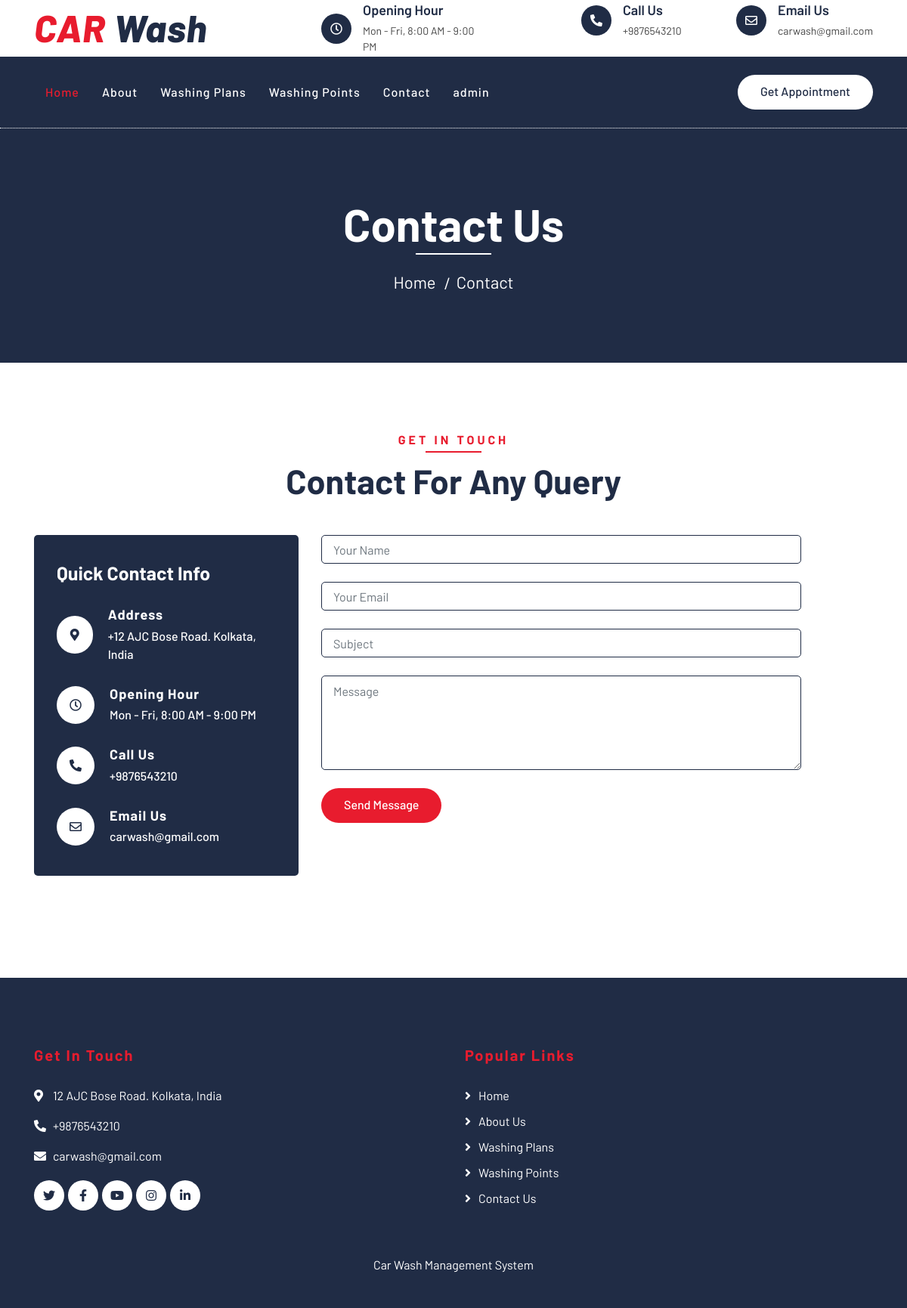
The page /contact.php on the database its author committed.
### tables this page shows
CREATE TABLE `tblpages` (
  `id` int(11) NOT NULL,
  `type` varchar(255) DEFAULT '',
  `detail` longtext DEFAULT NULL,
  `openignHrs` varchar(255) DEFAULT NULL,
  `phoneNumber` bigint(20) DEFAULT NULL,
  `emailId` varchar(120) DEFAULT NULL
);

### contact.php (the view, shortened to what this page needs)
<?php error_reporting(0);
include('includes/config.php');
    ?>
<!DOCTYPE html>
<html lang="en">
    <head>
        <link href="https://stackpath.bootstrapcdn.com/bootstrap/4.4.1/css/bootstrap.min.css" rel="stylesheet">
        <link href="https://cdnjs.cloudflare.com/ajax/libs/font-awesome/5.10.0/css/all.min.css" rel="stylesheet">
        <link href="lib/flaticon/font/flaticon.css" rel="stylesheet">
        <link href="lib/animate/animate.min.css" rel="stylesheet">
        <link href="lib/owlcarousel/assets/owl.carousel.min.css" rel="stylesheet">
        <link href="css/style.css" rel="stylesheet">
    </head>
    <body>
<?php include_once('includes/header.php');?>
        <div class="page-header">
            <div class="container">
                <div class="row">
                    <div class="col-12">
                        <h2>Contact Us</h2>
                    </div>
                    <div class="col-12">
                        <a href="index.php">Home</a>
                        <a href="contact.php">Contact</a>
                    </div>
                </div>
            </div>
        </div>
        <div class="contact">
            <div class="container">
                <div class="section-header text-center">
                    <p>Get In Touch</p>
                    <h2>Contact for any query</h2>
                </div>
                <div class="row">
<?php
$sql = "SELECT * from tblpages where type='contact'";
$query = $dbh -> prepare($sql);
$query->execute();
$results=$query->fetchAll(PDO::FETCH_OBJ);
foreach($results as $result)
{
?>
                    <div class="col-md-4">
                        <div class="contact-info">
                            <h2>Quick Contact Info</h2>
  <div class="contact-info-item">
                                <div class="contact-info-icon">
                                    <i class="fa fa-map-marker-alt"></i>
                                </div>
                                <div class="contact-info-text">
                                    <h3>Address</h3>
                                    <p>+<?php   echo $result->detail; ?></p>
                                </div>
                            </div>
                            <div class="contact-info-item">
                                <div class="contact-info-icon">
                                    <i class="far fa-clock"></i>
                                </div>
                                <div class="contact-info-text">
                                    <h3>Opening Hour</h3>
                                    <p><?php   echo $result->openignHrs; ?></p>
                                </div>
                            </div>
                            <div class="contact-info-item">
                                <div class="contact-info-icon">
                                    <i class="fa fa-phone-alt"></i>
                                </div>
                                <div class="contact-info-text">
                                    <h3>Call Us</h3>
                                    <p>+<?php   echo $result->phoneNumber; ?></p>
                                </div>
                            </div>
                            <div class="contact-info-item">
                                <div class="contact-info-icon">
                                    <i class="far fa-envelope"></i>
                                </div>
                                <div class="contact-info-text">
                                    <h3>Email Us</h3>
                                    <p><?php   echo $result->emailId; ?></p>
                                </div>
                            </div>
                        </div>
                    </div>
                <?php } ?>
                    <div class="col-md-7">
                        <div class="contact-form">
                            <form name="sentMessage" id="contactForm" method="post">
                                <div class="control-group">
                                    <input type="text" class="form-control" id="name" placeholder="Your Name" required="required" name="name" /><br />
                                </div>
                                <div class="control-group">
                                    <input type="email" class="form-control" id="email" placeholder="Your Email" name="email" required="required"  /> <br />
                                </div>
                                <div class="control-group">
                                    <input type="text" class="form-control" id="subject" placeholder="Subject" required="required" name="subject" /> <br />
                                </div>
                                <div class="control-group">
                                    <textarea class="form-control" id="message" placeholder="Message" required="required" name="message" ></textarea><br />
                                </div>
                                <div>
                                    <button class="btn btn-custom" type="submit" id="sendMessageButton" name="submit">Send Message</button>
                                </div>
                            </form>
                        </div>
                    </div>
                </div>
            </div>
        </div>
<?php include_once('includes/footer.php');?>
    </body>
</html>

### includes/header.php (shortened to what this page needs)
        <div class="top-bar">
            <div class="container">
                <div class="row align-items-center">
                    <div class="col-lg-4 col-md-12">
                        <div class="logo">
                            <a href="index.php">
                                <h1>CAR <span>Wash</span></h1>
                            </a>
                        </div>
                    </div>
<?php
$sql = "SELECT * from tblpages where type='contact'";
$query = $dbh -> prepare($sql);
$query->execute();
$results=$query->fetchAll(PDO::FETCH_OBJ);
foreach($results as $result)
{
?>
                    <div class="col-lg-8 col-md-7 d-none d-lg-block">
                        <div class="row">
                            <div class="col-4">
                                <div class="top-bar-item">
                                    <div class="top-bar-icon">
                                        <i class="far fa-clock"></i>
                                    </div>
                                    <div class="top-bar-text">
                                        <h3>Opening Hour</h3>
                                        <p><?php   echo $result->openignHrs; ?></p>
                                    </div>
                                </div>
                            </div>
                            <div class="col-4">
                                <div class="top-bar-item">
                                    <div class="top-bar-icon">
                                        <i class="fa fa-phone-alt"></i>
                                    </div>
                                    <div class="top-bar-text">
                                        <h3>Call Us</h3>
                                        <p>+<?php   echo $result->phoneNumber; ?></p>
                                    </div>
                                </div>
                            </div>
                            <div class="col-4">
                                <div class="top-bar-item">
                                    <div class="top-bar-icon">
                                        <i class="far fa-envelope"></i>
                                    </div>
                                    <div class="top-bar-text">
                                        <h3>Email Us</h3>
                                        <p><?php   echo $result->emailId; ?></p>
                                    </div>
                                </div>
                            </div>
                        </div>
                    </div>
                <?php } ?>
                </div>
            </div>
        </div>
        <div class="nav-bar">
            <div class="container">
                <nav class="navbar navbar-expand-lg bg-dark navbar-dark">
                    <div class="collapse navbar-collapse justify-content-between" id="navbarCollapse">
                        <div class="navbar-nav mr-auto">
                            <a href="index.php" class="nav-item nav-link active">Home</a>
                            <a href="about.php" class="nav-item nav-link">About</a>
                            <a href="washing-plans.php" class="nav-item nav-link">Washing Plans</a>
                            <a href="location.php" class="nav-item nav-link">Washing Points</a>
                            <a href="contact.php" class="nav-item nav-link">Contact</a>
                            <a href="admin" class="nav-item nav-link">admin</a>
                        </div>
                        <div class="ml-auto">
                            <a class="btn btn-custom" href="contact.php">Get Appointment</a>
                        </div>
                    </div>
                </nav>
            </div>
        </div>

### includes/footer.php (shortened to what this page needs)
<div class="footer">
            <div class="container">
                <div class="row">
                    <div class="col-lg-6 col-md-6">
                        <div class="footer-contact">
                            <h2>Get In Touch</h2>
<?php
$sql = "SELECT * from tblpages where type='contact'";
$query = $dbh -> prepare($sql);
$query->execute();
$results=$query->fetchAll(PDO::FETCH_OBJ);
foreach($results as $result)
{
?>
                            <p><i class="fa fa-map-marker-alt"></i><?php   echo $result->detail; ?></p>
                            <p><i class="fa fa-phone-alt"></i>+<?php   echo $result->phoneNumber; ?></p>
                            <p><i class="fa fa-envelope"></i><?php   echo $result->emailId; ?></p>
                        <?php } ?>
                            <div class="footer-social">
                                <a class="btn" href=""><i class="fab fa-twitter"></i></a>
                                <a class="btn" href=""><i class="fab fa-facebook-f"></i></a>
                                <a class="btn" href=""><i class="fab fa-youtube"></i></a>
                                <a class="btn" href=""><i class="fab fa-instagram"></i></a>
                                <a class="btn" href=""><i class="fab fa-linkedin-in"></i></a>
                            </div>
                        </div>
                    </div>
                    <div class="col-lg-5 col-md-6">
                        <div class="footer-link">
                            <h2>Popular Links</h2>
                              <a href="index.php">Home</a>
                            <a href="about.php">About Us</a>
                            <a href="washing-plans.php">Washing Plans</a>
                            <a href="location.php">Washing Points</a>
                            <a href="contact.php">Contact Us</a>
                        </div>
                    </div>
                </div>
            </div>
            <div class="container copyright">
                <p>Car Wash Management System</p>
            </div>
        </div>

### rows shown on the page
tblpages: openignHrs "Mon - Fri, 8:00 AM - 9:00 PM", phoneNumber "9876543210", emailId "carwash@gmail.com", detail "12 AJC Bose Road. Kolkata, India"
